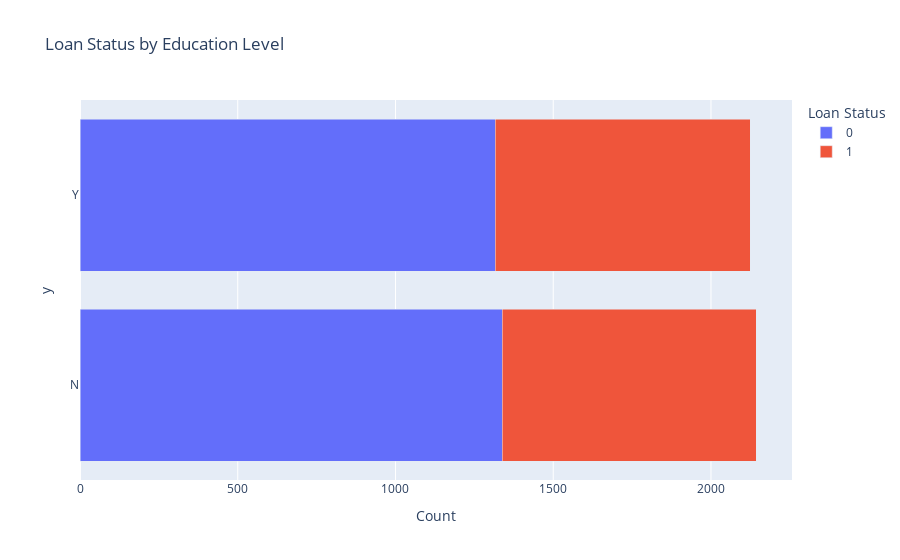

Notebook code cell kept with this figure:
### Code cell
# Calculate the counts of loan status for each education level
loan_status_counts = df.groupby([' education', ' loan_status']).size().unstack(fill_value=0)

# Create a stacked bar chart using Plotly Express
fig = px.bar(loan_status_counts, 
             x=loan_status_counts.index, 
             y=['N', 'Y'],  # 'N' and 'Y' represent loan status: No and Yes
             labels={' education': 'Education', 'value': 'Count', 'variable': 'Loan Status'},
             title='Loan Status by Education Level',
             barmode='stack')

# Show the stacked bar chart
fig.show()

### Figure 1 — Plotly figure (JSON) as saved in the notebook; plotly's stock layout.template omitted (floating-point values rounded to 4 significant figures)
{"data": [{"alignmentgroup": "True", "hovertemplate": "Loan Status=0<br>Count=%{x}<br>y=%{y}<extra></extra>", "legendgroup": "0", "marker": {"color": "#636efa", "pattern": {"shape": ""}}, "name": "0", "offsetgroup": "0", "orientation": "h", "showlegend": true, "textposition": "auto", "type": "bar", "x": [1339, 1317], "xaxis": "x", "y": ["N", "Y"], "yaxis": "y"}, {"alignmentgroup": "True", "hovertemplate": "Loan Status=1<br>Count=%{x}<br>y=%{y}<extra></extra>", "legendgroup": "1", "marker": {"color": "#EF553B", "pattern": {"shape": ""}}, "name": "1", "offsetgroup": "1", "orientation": "h", "showlegend": true, "textposition": "auto", "type": "bar", "x": [805, 808], "xaxis": "x", "y": ["N", "Y"], "yaxis": "y"}], "layout": {"barmode": "stack", "legend": {"title": {"text": "Loan Status"}, "tracegroupgap": 0}, "title": {"text": "Loan Status by Education Level"}, "xaxis": {"anchor": "y", "domain": [0, 1], "title": {"text": "Count"}}, "yaxis": {"anchor": "x", "domain": [0, 1], "title": {"text": "y"}}}}
